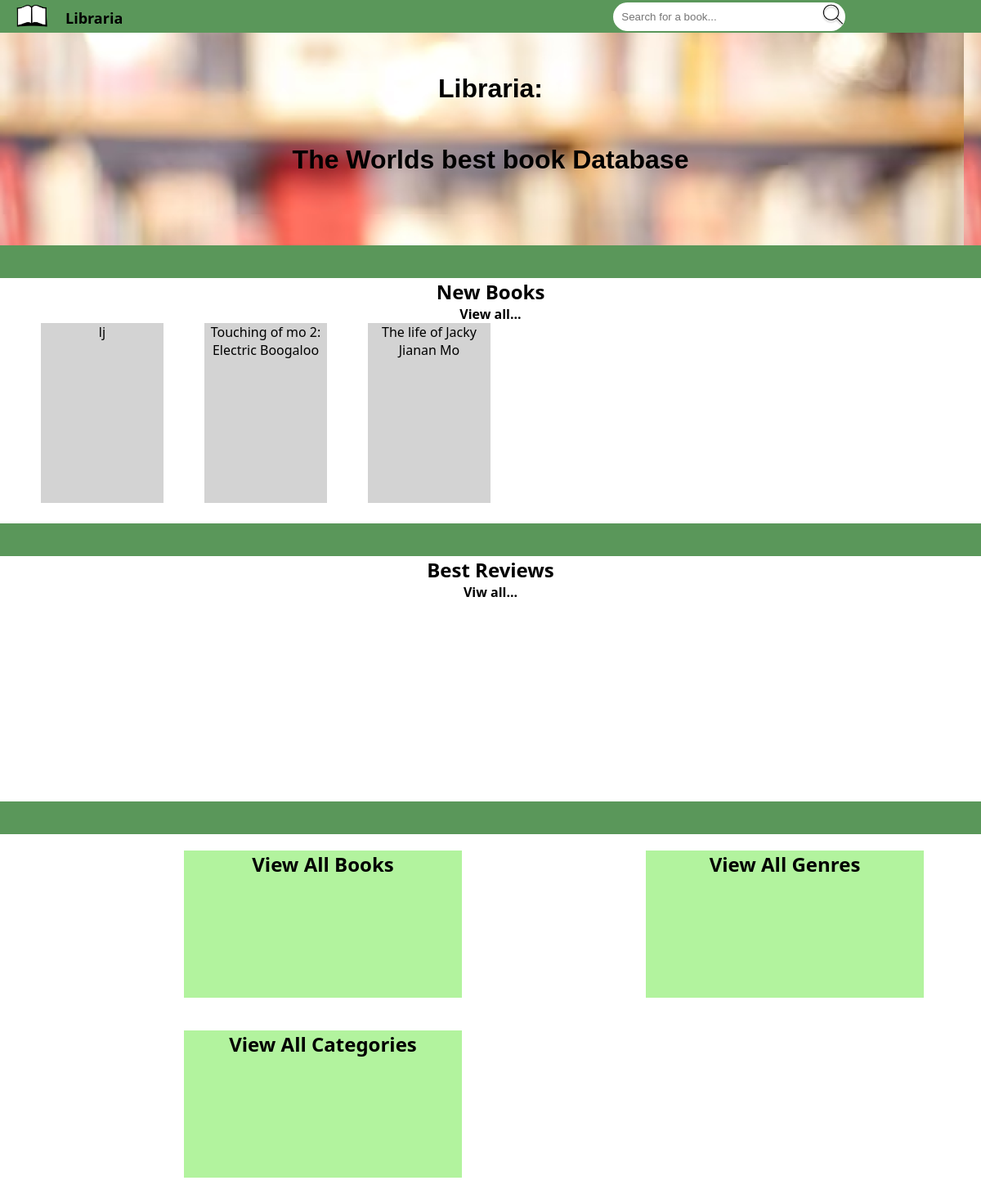
Before: / with the older database file.
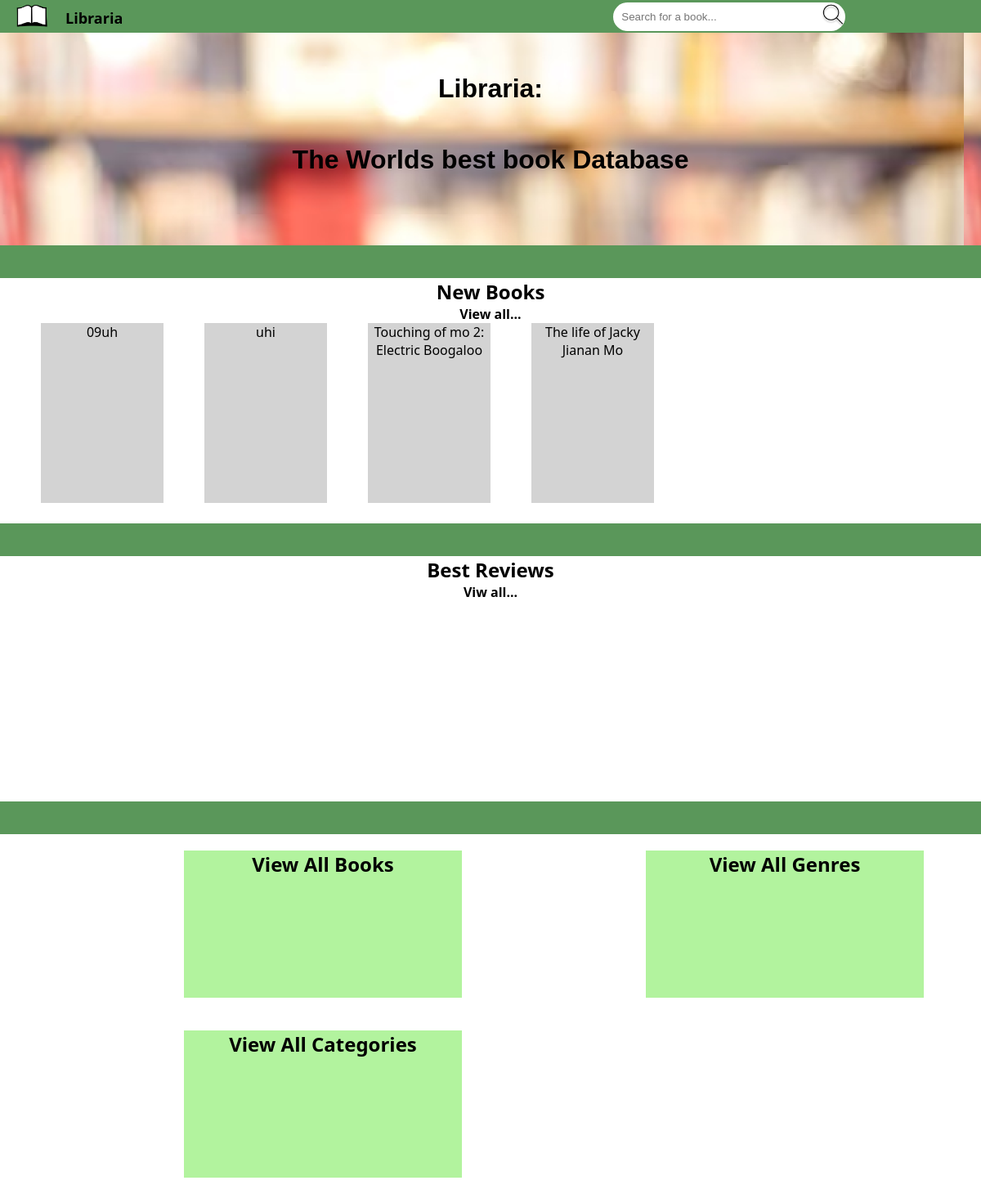
After: the same page with the newer database file.
### tables this page shows
CREATE TABLE "library" (
	"Id"	INTEGER NOT NULL UNIQUE,
	"Title"	TEXT NOT NULL,
	"Authour"	TEXT NOT NULL,
	"Genre"	TEXT NOT NULL,
	"Category"	TEXT NOT NULL,
	"Published"	TEXT NOT NULL,
	"Rating"	INTEGER NOT NULL,
	"Description"	TEXT NOT NULL,
	PRIMARY KEY("Id" AUTOINCREMENT)
);

### app.py (the view)
@app.route('/')
def index():
    conn = get_db_connection()
    sql = "SELECT * FROM library ORDER BY id DESC"
    books = conn.execute(sql).fetchall()
    conn.close()
    return render_template('index.html', books=books)

### app.py (called while the page is built)
def get_db_connection():
    conn = sqlite3.connect('book.db')
    conn.row_factory = sqlite3.Row
    return conn

### templates/index.html (shortened to what this page needs)
<!DOCTYPE html>
<html>
<head>
    <link rel="stylesheet" href="{{ url_for('static', filename='stylesheet.css') }}">
</head>
<body>
    <ul id="navbar">
        <li class="navitem"><a id="navtext" href="{{ url_for('index') }}"><img src="{{ url_for('static', filename='logo.png') }}" id="logo"/></a></li>
        <li class="navitem"><a id="navtext" href="{{ url_for('index') }}">Libraria</a></li>
        <input id="search" class="searchicon" type="text" placeholder="Search for a book...">
        <li class="navright"><a id="navtext" href="{{ url_for('viewbooks') }}">View books</a></li>
        <li class="navright"><a id="navtext" href="{{ url_for('newbook') }}"><img id="addbook" src="{{ url_for('static', filename='addbook.png') }}" /></a></li>
    </ul>
{% block body %}
<div id="banner">
    <h4 class="bannertext">Libraria:</h4>
    <h4 class="bannertext">The Worlds best book Database</h4>
</div>
<div class="bottombar"></div>
<div id="category">
    <h2 id="largetext">New Books</h2>
    <h4 id="smalltext">View all...</h4>
    {% for books in books %}
        <a class="coverbg" href="{{ url_for('bookinfo', id=books.id) }}" class="bookcover">{{ books.title }}</a>
    {% endfor %}
</div>
<div class="bottombar"></div>
<div id="category">
    <h2 id="largetext">Best Reviews</h2>
    <h4 id="smalltext">Viw all...</h4>
</div>
<div class="bottombar"></div>
<div id="choose">
    <h2 class="box">View All Books</h2>
    <h2 class="box">View All Genres</h2>
    <h2 class="box">View All Categories</h2>
</div>
</body>
</html>
{% endblock %}

Changed rows visible on the page:
removed library: title "lj"
added library: title "09uh"
added library: title "uhi"
